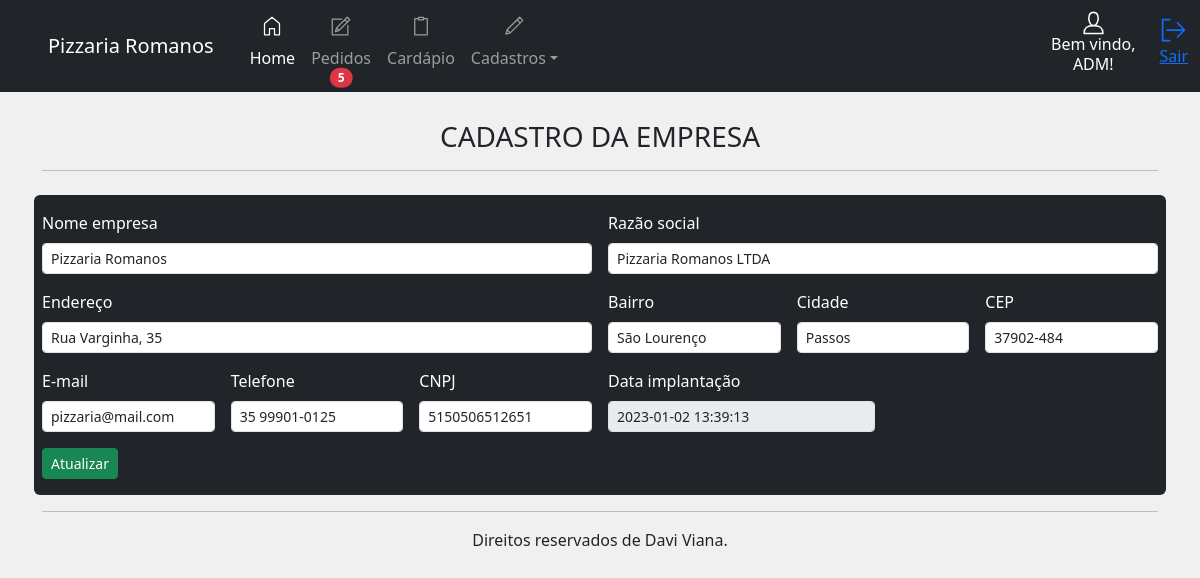
The app's page /painel/cad/empresa (signed in), older data.
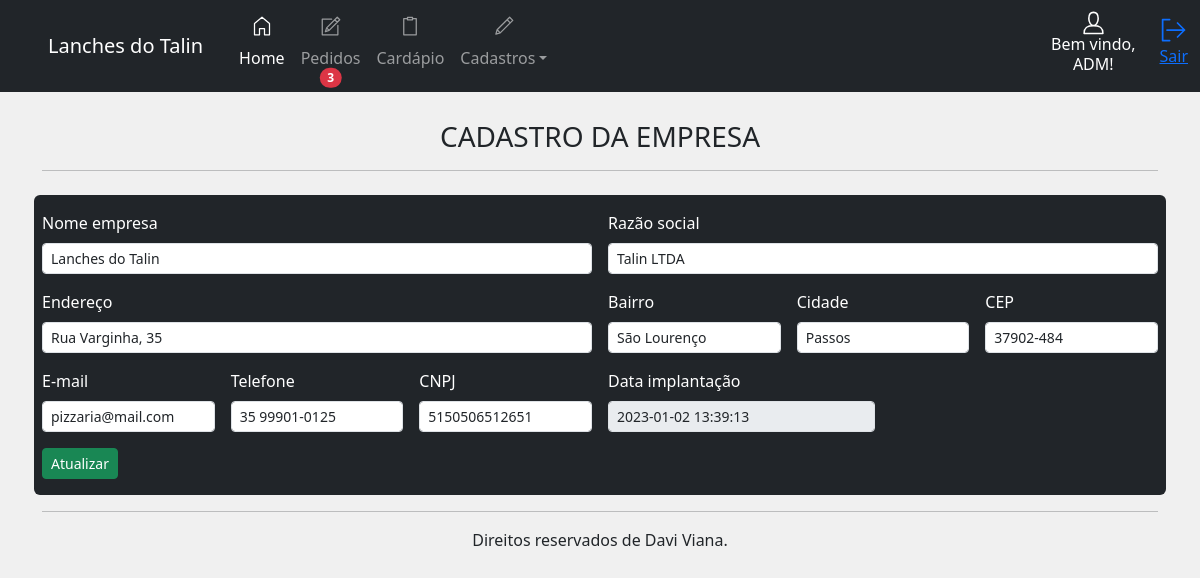
The same page, newer data.
### app/__init__.py (models this page shows, shortened)
class cadempresa(UserMixin, db.Model):
    id = db.Column(db.Integer, primary_key=True, autoincrement=True)
    company_name = db.Column(db.String(100))
    corporate_name = db.Column(db.String(100))
    address = db.Column(db.String(100))
    district = db.Column(db.String(200))
    city = db.Column(db.String(200))
    cep = db.Column(db.String(50))
    email = db.Column(db.String(50))
    tel = db.Column(db.String(50))
    cnpj = db.Column(db.String(50))
    dt_create = db.Column(db.DATETIME)

### app/cad.py (the view, shortened to what this page needs)
@bp.route('/empresa', methods=['POST', 'GET'])
@login_required
def empresa():
    cad_empresa = cadempresa.query.filter_by(id=1).first()
    menu_panel = panel.load_menu()
    return render_template('panel/cadastros/empresa.html', menu_panel=menu_panel, cad_empresa=cad_empresa)

### app/__init__.py (called while the page is built)
@login_manager.user_loader
def get(user):
    return users.query.get(user)

def load_menu():
    empresa = cadempresa.query.filter_by(id=1).first()
    if empresa is None:
        company_name = 'NOME EMPRESA'
    else:
        company_name = empresa.company_name
    username = current_user.name
    badgeOrder = pedidos.query.filter_by(situation='PENDENTE').all()
    return username, company_name, len(badgeOrder)

### app/templates/panel/cadastros/empresa.html
{% extends 'panel/home.html' %}
{% block panel %}
<br>
<h3 style="text-align: center;">CADASTRO DA EMPRESA</h3>
<hr>
<br>
<form class="row g-3 text-bg-dark pb-3 rounded" action="{{url_for('cad.empresa')}}" method="POST">
    <div class="col-md-6">
        <label for="company_name" class="form-label">Nome empresa</label>
        <input type="text" class="form-control form-control-sm" id="company_name" name="company_name"
            value="{{cad_empresa.company_name}}" required>
    </div>
    <div class="col-md-6">
        <label for="corporate_name" class="form-label">Razão social</label>
        <input type="text" class="form-control form-control-sm" id="corporate_name" name="corporate_name"
            value="{{cad_empresa.corporate_name}}" required>
    </div>
    <div class="col-6">
        <label for="address" class="form-label">Endereço</label>
        <input type="text" class="form-control form-control-sm" id="address" name="address" placeholder="Rua tal, 00"
            value="{{cad_empresa.address}}" required>
    </div>
    <div class="col-2">
        <label for="district" class="form-label">Bairro</label>
        <input type="text" class="form-control form-control-sm" id="district" name="district" value="{{cad_empresa.district}}" required>
    </div>
    <div class="col-md-2">
        <label for="city" class="form-label">Cidade</label>
        <input type="text" class="form-control form-control-sm" id="city" name="city" value="{{cad_empresa.city}}" required>
    </div>
    <div class="col-md-2">
        <label for="cep" class="form-label">CEP</label>
        <input type="text" class="form-control form-control-sm" id="cep" name="cep" value="{{cad_empresa.cep}}" required>
    </div>
    <div class="col-md-2">
        <label for="email" class="form-label">E-mail</label>
        <input type="text" class="form-control form-control-sm" id="email" name="email" value="{{cad_empresa.email}}" required>
    </div>
    <div class="col-md-2">
        <label for="tel" class="form-label">Telefone</label>
        <input type="text" class="form-control form-control-sm" id="tel" name="tel" value="{{cad_empresa.tel}}" required>
    </div>
    <div class="col-md-2">
        <label for="cnpj" class="form-label">CNPJ</label>
        <input type="text" class="form-control form-control-sm" id="cnpj" name="cnpj" value="{{cad_empresa.cnpj}}" required>
    </div>
    <div class="col-md-3">
        <label for="dt_create" class="form-label">Data implantação</label>
        <input type="text" class="form-control form-control-sm" id="dt_create" name="dt_create" value="{{cad_empresa.dt_create}}"
            disabled>
    </div>
    <div class="col-12">
        <button type="submit" class="btn btn-success btn-sm">Atualizar</button>
    </div>
</form>
{% endblock %}

### app/templates/panel/home.html (shortened to what this page needs)
{% extends 'layout.html' %}
{% block content %}
<header>
    <nav class="navbar navbar-expand-lg navbar-dark bg-dark fixed-top">
        <a class="navbar-brand ps-5 text-center">{{ menu_panel[1] }}</a>
        <div class="container">
            <div class="collapse navbar-collapse" id="navbarSupportedContent">
                <ul class="navbar-nav me-auto">
                    <li class="nav-item">
                        <a class="nav-link active " aria-current="page" href="{{url_for('panel.home')}}"><svg
                                id="i-home" xmlns="http://www.w3.org/2000/svg" viewBox="0 0 32 32" width="40"
                                height="20" fill="none" stroke="currentcolor" stroke-linecap="round"
                                stroke-linejoin="round" stroke-width="2"
                                class="position-relative top-0 start-50 translate-middle">
                                <path d="M12 20 L12 30 4 30 4 12 16 2 28 12 28 30 20 30 20 20 Z" />
                            </svg> <br>Home</a>
                    </li>
                    <li class="nav-item">
                        <a class="nav-link position-relative" href="{{url_for('panel.pedidos_')}}">  <br>Pedidos
                            {% if menu_panel[2] > 0 %}
                            <span
                                class="position-absolute top-100 start-50 translate-middle badge rounded-pill bg-danger">
                                {{ menu_panel[2] }}
                            </span>
                            {% endif %}
                        </a>
                    </li>
                    <li class="nav-item">
                        <a class="nav-link" href="{{url_for('panel.cardapio')}}">  <br>Cardápio</a>
                    </li>
                    <li class="nav-item dropdown">
                        <a class="nav-link dropdown-toggle" href="#" id="navbarDropdown" role="button"
                            data-bs-toggle="dropdown" aria-expanded="false">  <br>Cadastros</a>
                    </li>
                </ul>
                <div class="d-flex flex-column align-items-center text-bg-dark me-4">
                    <h6 class="text-center">Bem vindo,<br> {{ menu_panel[0] }}!</h6>
                </div>
                <a href="{{url_for('auth.logout')}}" class="mt-2" role="button" title="Sair"><svg id="i-signout"
                        xmlns="http://www.w3.org/2000/svg" viewBox="0 0 32 32" width="28" height="28" fill="none"
                        stroke="currentcolor" stroke-linecap="round" stroke-linejoin="round" stroke-width="2">
                        <path d="M28 16 L8 16 M20 8 L28 16 20 24 M11 28 L3 28 3 4 11 4" />
                    </svg>
                    <p>Sair</p>
                </a>
            </div>
        </div>
    </nav>
</header>
<main class="container pt-5 mt-5">
    {% block panel %}{% endblock %}
    <hr>
</main>
<footer class="container pb-3" style="text-align: center;">
    Direitos reservados de Davi Viana.
</footer>
{% endblock %}

Row changes from the older to the newer data that the page shows:
changed cadempresa "Rua Varginha, 35": company_name "Pizzaria Romanos" → "Lanches do Talin"; corporate_name "Pizzaria Romanos LTDA" → "Talin LTDA"
Text that changed along with them:
{{ menu_panel[2] }}: "5" → "3"
